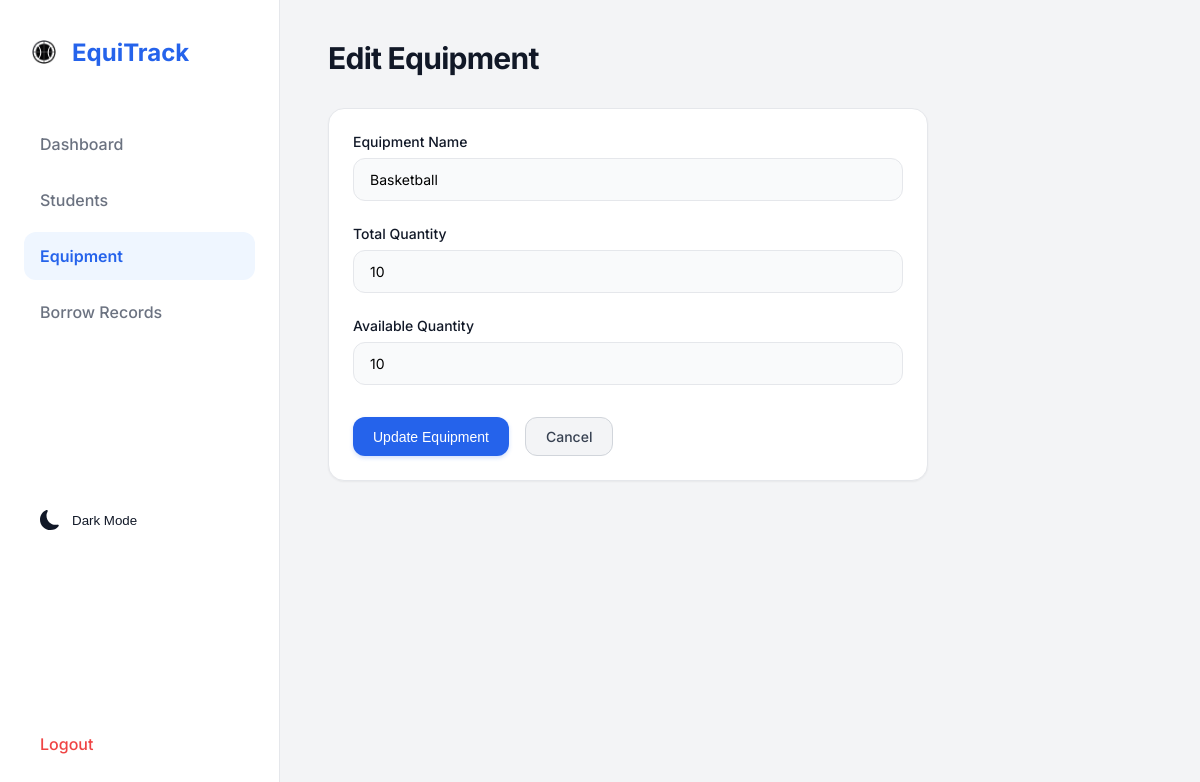
/equipment/edit/3/ (signed in), run on the app's committed database.
### equipment_app/models.py (models this page shows, shortened)
class Equipment(models.Model):
    name = models.CharField(max_length=100)
    total_quantity = models.IntegerField()
    available_quantity = models.IntegerField()

### equipment_app/views.py (the view)
# urls.py: path('equipment/edit/<int:item_id>/', edit_equipment, name='edit_equipment'),
@login_required(login_url='/')
def edit_equipment(request, item_id):
    item = Equipment.objects.get(id=item_id)
    if request.method == "POST":
        item.name = request.POST['name']
        item.total_quantity = request.POST['total_quantity']
        item.available_quantity = request.POST['available_quantity']
        item.save()
        return redirect('equipment')
    return render(request, 'equipment_app/edit_equipment.html', {'item': item})

### equipment_app/templates/equipment_app/edit_equipment.html (shortened to what this page needs)
{% extends 'equipment_app/base.html' %}
{% block content %}
<div class="page-header">
    <h1 class="page-title">Edit Equipment</h1>
</div>
<div class="card" style="max-width: 600px;">
    <form method="post">
        <div class="form-group">
            <label class="form-label">Equipment Name</label>
            <input type="text" name="name" class="form-control" value="{{ item.name }}" required>
        </div>
        <div class="form-group">
            <label class="form-label">Total Quantity</label>
            <input type="number" name="total_quantity" class="form-control" value="{{ item.total_quantity }}" required min="1">
        </div>
        <div class="form-group">
            <label class="form-label">Available Quantity</label>
            <input type="number" name="available_quantity" class="form-control" value="{{ item.available_quantity }}" required min="0">
        </div>
        <div style="display: flex; gap: 1rem; margin-top: 2rem;">
            <button type="submit" class="btn btn-primary">Update Equipment</button>
            <a href="/equipment/" class="btn" style="background-color: #f3f4f6; color: #374151; border: 1px solid #d1d5db;">Cancel</a>
        </div>
    </form>
</div>
{% endblock %}

### equipment_app/templates/equipment_app/base.html (style rules this page uses)
:root { --primary: #2563eb; --primary-hover: #1d4ed8; --bg-body: #f3f4f6; --bg-sidebar: #ffffff; --bg-card: #ffffff; --text-main: #111827; --text-muted: #6b7280; --border-color: #e5e7eb; --shadow-sm: 0 1px 2px 0 rgb(0 0 0 / 0.05); --shadow-md: 0 4px 6px -1px rgb(0 0 0 / 0.1), 0 2px 4px -2px rgb(0 0 0 / 0.1); --shadow-lg: 0 10px 15px -3px rgb(0 0 0 / 0.1), 0 4px 6px -4px rgb(0 0 0 / 0.1); --radius-md: 0.75rem; --radius-lg: 1rem; }
* { margin: 0; padding: 0; box-sizing: border-box; }
body { font-family: 'Inter', sans-serif; background-color: var(--bg-body); color: var(--text-main); display: flex; min-height: 100vh; }
.page-header { display: flex; justify-content: space-between; align-items: center; margin-bottom: 2rem; }
.page-title { font-size: 1.875rem; font-weight: 700; color: var(--text-main); letter-spacing: -0.025em; }
.card { background: var(--bg-card); border-radius: var(--radius-lg); border: 1px solid var(--border-color); box-shadow: var(--shadow-sm); padding: 1.5rem; transition: box-shadow 0.3s ease, transform 0.3s ease; }
.btn { display: inline-flex; align-items: center; justify-content: center; padding: 0.625rem 1.25rem; border-radius: var(--radius-md); font-weight: 500; font-size: 0.875rem; cursor: pointer; transition: all 0.2s; border: none; text-decoration: none; }
.btn-primary { background-color: var(--primary); color: white; box-shadow: 0 2px 4px rgba(37, 99, 235, 0.2); }
.form-group { margin-bottom: 1.5rem; }
.form-label { display: block; font-weight: 500; margin-bottom: 0.5rem; color: var(--text-main); font-size: 0.875rem; }
.form-control { width: 100%; padding: 0.75rem 1rem; border: 1px solid var(--border-color); border-radius: var(--radius-md); font-size: 0.875rem; font-family: inherit; transition: all 0.2s; background-color: #f9fafb; }

### data on the page
Equipment: name "Basketball", total_quantity "10", available_quantity "10"
